Frame 1 (no input): blank canvas, image omitted
Frame 60 (the mouse pressed at the canvas centre just before this capture): blank canvas, image omitted
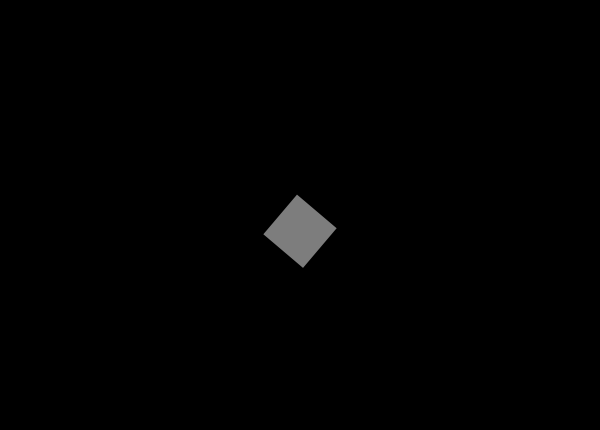
Frame 120 (the mouse held since frame 60 and released just before this capture)

The Processing sketch whose frames 1 and 60 were blank and that drew this single picture after the mouse press (run headless with seeded random() and noise(); from frame 60 on, the mouse is pressed at the canvas centre):

// Processing sketch: ArrayList_Iterator_01
// ── ArrayList_Iterator_01.pde
/* 
 --------------------------
 ** PLEASE READ INFO TAB **
 --------------------------
 
 */

/////////////////////////// GLOBALS ////////////////////////////
import java.util.*;
ArrayList <Box> myBoxes;
/////////////////////////// SETUP ////////////////////////////

void setup() {
  size(600, 430);
  background(0);
  smooth();
  rectMode(CENTER);
  myBoxes = new ArrayList<Box>();
}

/////////////////////////// DRAW ////////////////////////////
void draw() {
  background(0);

  Box b;
  //This Iterator keeps tracks of my objects created in the ArrayList.
  Iterator<Box> it = myBoxes.iterator();

  while (it.hasNext ()) { // hasNext() returns true as long as the collection has elements
    b=it.next(); // returns the next element in the iteration
    b.timer();
    b.move();
    b.render();

    //Our class has a built in timer with a maxValue
    //Once this value has been attained we remove our 
    //last object using the iterator's remove() method.
    if (b.death) {
      it.remove();
      println("removing box, nb="+myBoxes.size());
      println(b.toString());
    }
  }
}

/////////////////////////// FUNCTIONS ////////////////////////////
void mousePressed() {
  int size = (int)random(15, 73);
  float sp = random(0.05, 0.9);
  myBoxes.add(new Box(mouseX, mouseY, size, sp));
}

void keyPressed() { 
  if (key == 'g') {
    //boxes.get(2);
    myBoxes.clear(); // Clears all elements from the Array List.
    // println(
  }
  if (key == 'a') {
    int s = myBoxes.size();
    println(s);
  }
}



// ── BOX_CLASS.pde

class Box {
  float x, y;
  int fSize;
  float speed;
  color c;
  float transp;
  //Create a timerMax
  int timer, timerMax;
  //Create a boolean to check our object's life.
  boolean death;
  float angle = 0;
  float angleSpeed;

  Box(float x, float y, int fSize, float speed) {
    this.x = x;
    this.y = y;
    this.fSize = fSize;
    this.speed = speed;
    transp = 0;
    c = (int)random(150);
    timer = 0;
    death = false;
    this.timerMax = 500;
    angleSpeed = random(0.01, 0.50);
  }

  void render() {
    noStroke();
    fill(c, transp);

    //**IMPORTANT
    //Transformations take effect on graphic objects and therefore
    ///need to be used within the function that draws our form.
    pushMatrix();
    translate(x, y);
    rotate(angle);
    rect(0, 0, fSize, fSize);
    popMatrix();
  }

  void timer() {
    //Map timer to transparency values between 0 & 255 
    transp = map(timer, 0, timerMax, 255, 0);
    if (timer>=timerMax) {
      death = true;
    }
  }

  void move() {   
    angle+=0.3 * angleSpeed;
    y+=speed;
    timer+=1;
  }
}


// ── INFO.pde
/*

//////////////////////////
DYNAMIC ARRAYS|COLLECTIONS
//////////////////////////

------------------------------
Sketch : ARRAYLIST_ITERATOR_01
------------------------------

Introduction to the Java Iterator
>>> https://docs.oracle.com/javase/tutorial/collections/interfaces/collection.html
   

************************
FREE ART BUREAU INFO
http://freeartbureau.org

******************************** END

An Iterator is a clean way to go through a collection and selectively
remove elements. Good for keeping memory in check & removing graphic
elements that are no longer visible.

*NB

----------------------------------------------
*/
